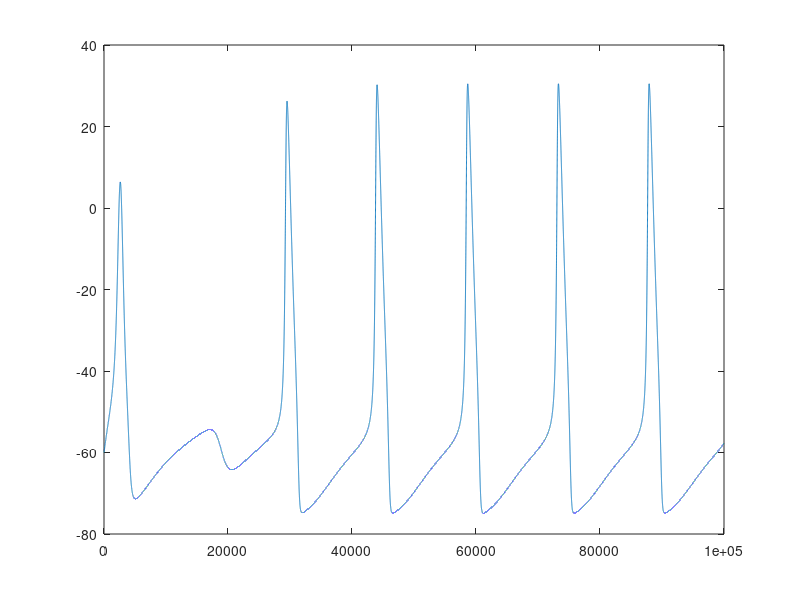

Source code (MATLAB):
%% HH model
TimeLen = 100; %ms      时间长度要合适，这样可以看到多个spike
TimeStep = 1e-3; %ms
StimOnset = 1; %ms
StimDur = 8; %ms

TimeStepNum = ceil(TimeLen/TimeStep);

%{
I_e = 0.1*[zeros(1,ceil(StimOnset/TimeStep)),...
    ones(1,ceil(StimDur/TimeStep))*1,...
    zeros(1,TimeStepNum - ceil(StimOnset/TimeStep) - ceil(StimDur/TimeStep))];
%}
%外加电流不能停

I_e=0.1*ones(1,TimeStepNum);    %外加电流大小要合适

Factor_a = 1;
gK = 0.36*Factor_a;
gNa = 1.2*Factor_a;
gL = 0.003*Factor_a;
E_L = -54.387;
E_K = -77;
E_Na = 50;
Cm = 0.01;

V = zeros(TimeStepNum,1);
n = zeros(TimeStepNum,1);
m = zeros(TimeStepNum,1);
h = zeros(TimeStepNum,1);
V(1) = -60;
% h(1) = 1;
%
for cStep = 2 : TimeStepNum
    %
%     cStep = 8;
    FormStepV = V(cStep - 1);
    % update n,m,h for current step
    Alpha_n = 0.01*(FormStepV + 55)/(1 - exp(-0.1*(FormStepV + 55)));
    Beta_n = 0.125*exp(-0.0125*(FormStepV + 65));
%     if cStep == 2
%         n(1) = Alpha_n/(Alpha_n + Beta_n);
%     end
    dn_dt = Alpha_n*(1 - n(cStep-1)) - Beta_n * n(cStep-1);
    n(cStep) = n(cStep-1) + dn_dt*TimeStep;
    
    Alpha_m = 0.1*(FormStepV+40)/(1 - exp(-0.1*(FormStepV+40)));
    Beta_m = 4*exp(-0.0556*(FormStepV+65));
%     if cStep == 2
%         m(1) = Alpha_m/(Alpha_m + Beta_m);
%     end
    dm_dt = Alpha_m*(1 - m(cStep-1)) - Beta_m*m(cStep-1);
    m(cStep) = m(cStep-1) + dm_dt*TimeStep;
    
    Alpha_h = 0.07*exp(-0.05*(FormStepV+65));
    Beta_h = 1/(1 + exp(-0.1*(FormStepV+35)));
%     if cStep == 2
%         h(1) = Alpha_h/(Alpha_h + Beta_h);
%     end
    dh_dt = Alpha_h*(1 - h(cStep-1)) - Beta_h*h(cStep-1);
    h(cStep) = h(cStep - 1) + dh_dt*TimeStep;
    
    dV_dt = (-gK*(n(cStep-1)^4)*(FormStepV - E_K) - ...
        gNa*(m(cStep-1)^3)*h(cStep-1)*(FormStepV - E_Na) - ...
        gL*(FormStepV - E_L) + I_e(cStep-1))/Cm;   %
    V(cStep) = V(cStep - 1) + dV_dt*TimeStep;
    %
end

figure;
plot(V)
